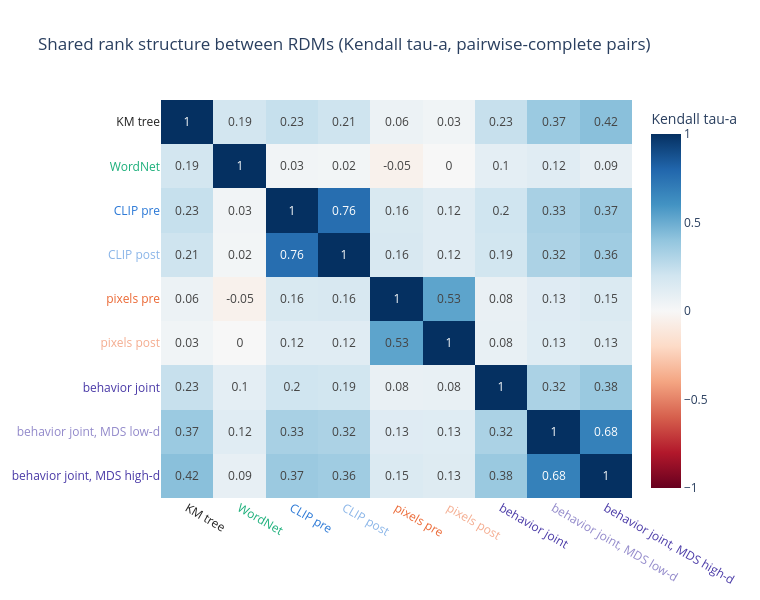
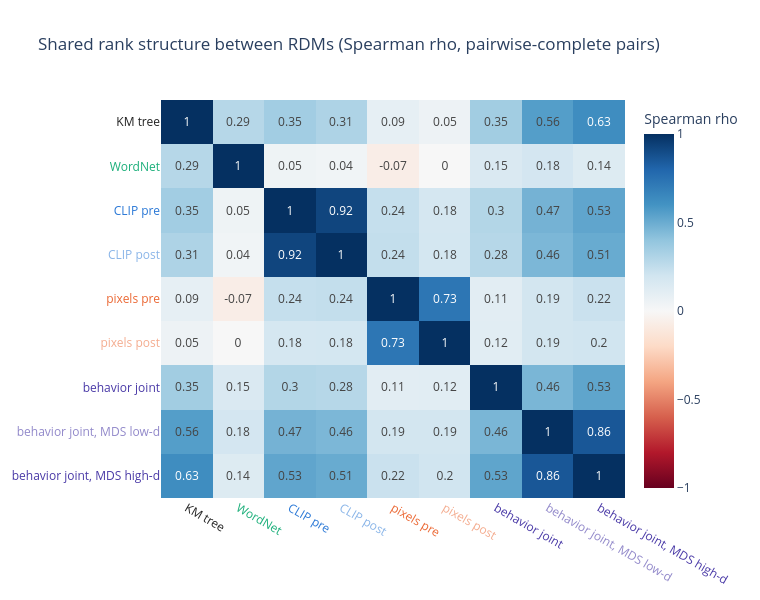

Notebook code for these charts, in order:
### Markdown cell above
## 2.1 Do the RDMs agree with one another?

*Question:* which RDMs share rank structure, regardless of the tree? Why: a high agreement with the tree means more if the RDM is not simply a copy of another one, and the matrix shows which RDMs are redundant (for example pre and post versions).

### Code cell
for stat in c.RANK_STATS:
    corr = ra.correlation_matrix(RDMS, stat)
    ra.plot_correlation_matrix(corr, stat=stat).show()
    print(c.STAT_LABEL[stat])
    print(corr.round(2).to_string())

### Figure 1 — Plotly figure (JSON) as saved in the notebook; plotly's stock layout.template omitted (floating-point values rounded to 4 significant figures)
{"data": [{"colorbar": {"title": {"text": "Kendall tau-a"}}, "colorscale": [[0.0, "rgb(103,0,31)"], [0.1, "rgb(178,24,43)"], [0.2, "rgb(214,96,77)"], [0.3, "rgb(244,165,130)"], [0.4, "rgb(253,219,199)"], [0.5, "rgb(247,247,247)"], [0.6, "rgb(209,229,240)"], [0.7, "rgb(146,197,222)"], [0.8, "rgb(67,147,195)"], [0.9, "rgb(33,102,172)"], [1.0, "rgb(5,48,97)"]], "text": [[1.0, 0.19, 0.23, 0.21, 0.06, 0.03, 0.23, 0.37, 0.42], [0.19, 1.0, 0.03, 0.02, -0.05, 0.0, 0.1, 0.12, 0.09], [0.23, 0.03, 1.0, 0.76, 0.16, 0.12, 0.2, 0.33, 0.37], [0.21, 0.02, 0.76, 1.0, 0.16, 0.12, 0.19, 0.32, 0.36], [0.06, -0.05, 0.16, 0.16, 1.0, 0.53, 0.08, 0.13, 0.15], [0.03, 0.0, 0.12, 0.12, 0.53, 1.0, 0.08, 0.13, 0.13], [0.23, 0.1, 0.2, 0.19, 0.08, 0.08, 1.0, 0.32, 0.38], [0.37, 0.12, 0.33, 0.32, 0.13, 0.13, 0.32, 1.0, 0.68], [0.42, 0.09, 0.37, 0.36, 0.15, 0.13, 0.38, 0.68, 1.0]], "textfont": {"size": 12}, "texttemplate": "%{text}", "type": "heatmap", "x": ["<span style=\"color:#222222\">KM tree</span>", "<span style=\"color:#1baf7a\">WordNet</span>", "<span style=\"color:#2a78d6\">CLIP pre</span>", "<span style=\"color:#8ab5e8\">CLIP post</span>", "<span style=\"color:#eb6834\">pixels pre</span>", "<span style=\"color:#f4ac8f\">pixels post</span>", "<span style=\"color:#4a3aa7\">behavior joint</span>", "<span style=\"color:#9289ca\">behavior joint, MDS low-d</span>", "<span style=\"color:#4a3aa7\">behavior joint, MDS high-d</span>"], "y": ["<span style=\"color:#222222\">KM tree</span>", "<span style=\"color:#1baf7a\">WordNet</span>", "<span style=\"color:#2a78d6\">CLIP pre</span>", "<span style=\"color:#8ab5e8\">CLIP post</span>", "<span style=\"color:#eb6834\">pixels pre</span>", "<span style=\"color:#f4ac8f\">pixels post</span>", "<span style=\"color:#4a3aa7\">behavior joint</span>", "<span style=\"color:#9289ca\">behavior joint, MDS low-d</span>", "<span style=\"color:#4a3aa7\">behavior joint, MDS high-d</span>"], "z": [[1.0, 0.1885, 0.2334, 0.2066, 0.0582, 0.03435, 0.2314, 0.3718, 0.4205], [0.1885, 1.0, 0.03016, 0.02474, -0.04557, 0.0004736, 0.09917, 0.1204, 0.0858], [0.2334, 0.03016, 1.0, 0.7644, 0.1599, 0.119, 0.202, 0.3314, 0.3725], [0.2066, 0.02474, 0.7644, 1.0, 0.1644, 0.1225, 0.1938, 0.3168, 0.3554], [0.0582, -0.04557, 0.1599, 0.1644, 1.0, 0.5339, 0.07561, 0.1283, 0.1492], [0.03435, 0.0004736, 0.119, 0.1225, 0.5339, 1.0, 0.07746, 0.1267, 0.1331], [0.2314, 0.09917, 0.202, 0.1938, 0.07561, 0.07746, 1.0, 0.3208, 0.3753], [0.3718, 0.1204, 0.3314, 0.3168, 0.1283, 0.1267, 0.3208, 1.0, 0.6821], [0.4205, 0.0858, 0.3725, 0.3554, 0.1492, 0.1331, 0.3753, 0.6821, 1.0]], "zmax": 1, "zmid": 0, "zmin": -1}], "layout": {"height": 600, "title": {"text": "Shared rank structure between RDMs (Kendall tau-a, pairwise-complete pairs)"}, "width": 760, "yaxis": {"autorange": "reversed"}}}

### Figure 2 — Plotly figure (JSON) as saved in the notebook; plotly's stock layout.template omitted (floating-point values rounded to 4 significant figures)
{"data": [{"colorbar": {"title": {"text": "Spearman rho"}}, "colorscale": [[0.0, "rgb(103,0,31)"], [0.1, "rgb(178,24,43)"], [0.2, "rgb(214,96,77)"], [0.3, "rgb(244,165,130)"], [0.4, "rgb(253,219,199)"], [0.5, "rgb(247,247,247)"], [0.6, "rgb(209,229,240)"], [0.7, "rgb(146,197,222)"], [0.8, "rgb(67,147,195)"], [0.9, "rgb(33,102,172)"], [1.0, "rgb(5,48,97)"]], "text": [[1.0, 0.29, 0.35, 0.31, 0.09, 0.05, 0.35, 0.56, 0.63], [0.29, 1.0, 0.05, 0.04, -0.07, 0.0, 0.15, 0.18, 0.14], [0.35, 0.05, 1.0, 0.92, 0.24, 0.18, 0.3, 0.47, 0.53], [0.31, 0.04, 0.92, 1.0, 0.24, 0.18, 0.28, 0.46, 0.51], [0.09, -0.07, 0.24, 0.24, 1.0, 0.73, 0.11, 0.19, 0.22], [0.05, 0.0, 0.18, 0.18, 0.73, 1.0, 0.12, 0.19, 0.2], [0.35, 0.15, 0.3, 0.28, 0.11, 0.12, 1.0, 0.46, 0.53], [0.56, 0.18, 0.47, 0.46, 0.19, 0.19, 0.46, 1.0, 0.86], [0.63, 0.14, 0.53, 0.51, 0.22, 0.2, 0.53, 0.86, 1.0]], "textfont": {"size": 12}, "texttemplate": "%{text}", "type": "heatmap", "x": ["<span style=\"color:#222222\">KM tree</span>", "<span style=\"color:#1baf7a\">WordNet</span>", "<span style=\"color:#2a78d6\">CLIP pre</span>", "<span style=\"color:#8ab5e8\">CLIP post</span>", "<span style=\"color:#eb6834\">pixels pre</span>", "<span style=\"color:#f4ac8f\">pixels post</span>", "<span style=\"color:#4a3aa7\">behavior joint</span>", "<span style=\"color:#9289ca\">behavior joint, MDS low-d</span>", "<span style=\"color:#4a3aa7\">behavior joint, MDS high-d</span>"], "y": ["<span style=\"color:#222222\">KM tree</span>", "<span style=\"color:#1baf7a\">WordNet</span>", "<span style=\"color:#2a78d6\">CLIP pre</span>", "<span style=\"color:#8ab5e8\">CLIP post</span>", "<span style=\"color:#eb6834\">pixels pre</span>", "<span style=\"color:#f4ac8f\">pixels post</span>", "<span style=\"color:#4a3aa7\">behavior joint</span>", "<span style=\"color:#9289ca\">behavior joint, MDS low-d</span>", "<span style=\"color:#4a3aa7\">behavior joint, MDS high-d</span>"], "z": [[1.0, 0.2857, 0.3482, 0.3102, 0.0898, 0.05442, 0.3505, 0.5575, 0.6254], [0.2857, 1.0, 0.04664, 0.03834, -0.06814, 0.0001377, 0.1504, 0.1847, 0.1359], [0.3482, 0.04664, 1.0, 0.9214, 0.2375, 0.1777, 0.2962, 0.4744, 0.5267], [0.3102, 0.03834, 0.9214, 1.0, 0.2442, 0.1829, 0.2849, 0.4555, 0.5059], [0.0898, -0.06814, 0.2375, 0.2442, 1.0, 0.7284, 0.1129, 0.191, 0.222], [0.05442, 0.0001377, 0.1777, 0.1829, 0.7284, 1.0, 0.1158, 0.1885, 0.1982], [0.3505, 0.1504, 0.2962, 0.2849, 0.1129, 0.1158, 1.0, 0.4597, 0.5297], [0.5575, 0.1847, 0.4744, 0.4555, 0.191, 0.1885, 0.4597, 1.0, 0.8565], [0.6254, 0.1359, 0.5267, 0.5059, 0.222, 0.1982, 0.5297, 0.8565, 1.0]], "zmax": 1, "zmid": 0, "zmin": -1}], "layout": {"height": 600, "title": {"text": "Shared rank structure between RDMs (Spearman rho, pairwise-complete pairs)"}, "width": 760, "yaxis": {"autorange": "reversed"}}}
